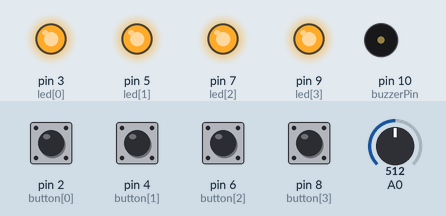
A sketch run on a simulated Arduino Uno, built with avr-gcc and run on an emulated ATmega328P. Shown: output pins drawn as LEDs (lit = HIGH), buzzer (waves = sounding). Inputs (shaded band) come from the test bench; at power-on: pin 2 (button[0]), pin 4 (button[1]), pin 6 (button[2]), pin 8 (button[3]) HIGH, A0 = 512. Random numbers use the default seed unless the sketch sets one.

Above: at 1.2 s.
1.3 s: pin 2 (button[0]) pulled LOW for 0.15 s
At 1.7 s:
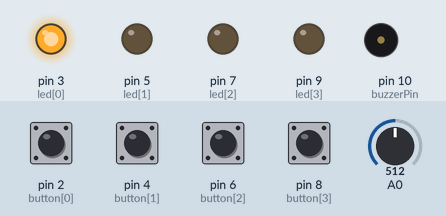
At 3.8 s:
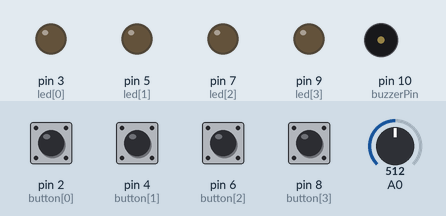
4.3 s: pin 8 (button[3]) pulled LOW for 1 s
7.3 s: pin 8 (button[3]) pulled LOW for 0.15 s
10.4 s: pin 4 (button[1]) pulled LOW for 1 s
At 11.3 s:
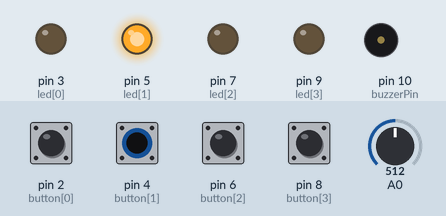
13.4 s: pin 2 (button[0]) pulled LOW for 1 s
16.9 s: pin 6 (button[2]) pulled LOW for 1 s
At 22.6 s:
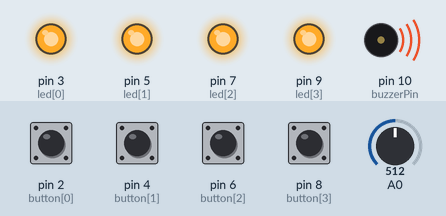
Timing chart, 0 to 23.8 s (numbered marks = the images above; inputs shaded):
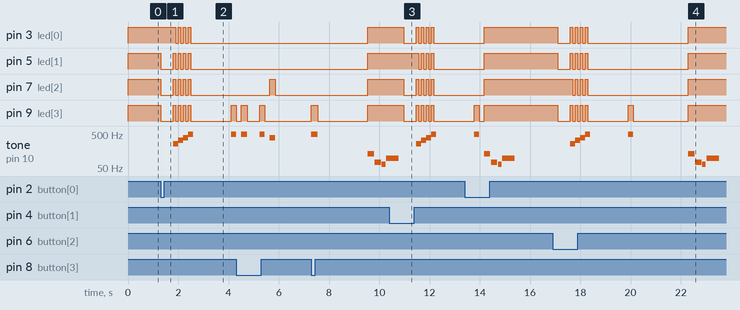

Measured:
- after the input at 1.3 s, pin 3 (led[0]): alternates HIGH for 0.10 s and LOW for 0.10 s, 7 changes in all, then stays LOW, starting after 0.60 s; pin 5 (led[1]): HIGH → LOW at once, then repeats every 0.20 s: HIGH 0.10 s, LOW 0.10 s, until it stays LOW from 2.5 s
- after the input at 10.4 s, pin 3 (led[0]), pin 7 (led[2]), pin 9 (led[3]): HIGH → LOW after 0.58 s, then repeats every 0.20 s: HIGH 0.10 s, LOW 0.10 s, until it stays LOW from 12.2 s; pin 5 (led[1]): alternates HIGH for 0.10 s and LOW for 0.10 s, 7 changes in all, then stays LOW, starting after 1.2 s
- after the input at 16.9 s, pin 3 (led[0]), pin 5 (led[1]): goes LOW 0.50 s, 3 × (HIGH 0.10 s, LOW 0.10 s), HIGH 0.10 s, LOW 4.0 s, then HIGH, starting after 0.20 s

The sketch:

Modified_SimonSays.ino
```cpp
/*
  SparkFun Inventor’s Kit
  Circuit 2C-Simon Says

  The Simon Says game flashes a pattern using LED lights, then the player must repeat the pattern.

  This sketch was written by SparkFun Electronics, with lots of help from the Arduino community.
  This code is completely free for any use.

  View circuit diagram and instructions at: https://learn.sparkfun.com/tutorials/sparkfun-inventors-kit-experiment-guide---v41
  Download drawings and code at: https://github.com/sparkfun/SIK-Guide-Code
*/

//set the pins where the buttons, LEDs and buzzer connect
int button[] = {2, 4, 6, 8};  //red is button[0], yellow is button[1], green is button[2], blue is button[3]
int led[] = {3, 5, 7, 9};     //red is led[0], yellow is led[1], green is led[2], blue is led[3]
int tones[] = {262, 330, 392, 494};   //tones to play with each button (c, e, g, b)

int roundsToWin = 10;         //number of rounds the player has to play before they win the game (the array can only hold up to 16 rounds)
int buttonSequence[16];       //make an array of numbers that will be the sequence that the player needs to remember

int buzzerPin = 10;           //pin that the buzzer is connected to

int pressedButton = 4;        //a variable to remember which button is being pressed. 4 is the value if no button is being pressed.
int roundCounter = 1;         //keeps track of what round the player is on
int difficulty = 1;

long startTime = 0;           //timer variable for time limit on button press
long timeLimit = 2000;        //time limit to hit a button

boolean gameStarted = false;      //variable to tell the game whether or not to play the start sequence

void setup() {

  //set all of the button pins to input_pullup (use the built-in pull-up resistors)
  pinMode(button[0], INPUT_PULLUP);
  pinMode(button[1], INPUT_PULLUP);
  pinMode(button[2], INPUT_PULLUP);
  pinMode(button[3], INPUT_PULLUP);

  //set all of the LED pins to output
  pinMode(led[0], OUTPUT);
  pinMode(led[1], OUTPUT);
  pinMode(led[2], OUTPUT);
  pinMode(led[3], OUTPUT);

  pinMode(buzzerPin, OUTPUT);   //set the buzzer pin to output
}

void loop() {

  if (gameStarted == false) {   //if the game hasn't started yet
    startSequence();            //flash the start sequence
    roundCounter = 0;           //reset the round counter
    delay(1500);                //wait a second and a half
    gameStarted = true;         //set gameStarted to true so that this sequence doesn't start again
  }

  //each round, start by flashing out the sequence to be repeated
  for (int i = 0; i <= roundCounter; i++) { //go through the array up to the current round number
    flashLED(buttonSequence[i]);          //turn on the LED for that array position and play the sound
    delay(200);                           //wait
    allLEDoff();                          //turn all of the LEDs off
    delay(200);
  }

  //then start going through the sequence one at a time and see if the user presses the correct button
  for (int i = 0; i <= roundCounter; i++) { //for each button to be pressed in the sequence

    startTime = millis();                 //record the start time

    while (gameStarted == true) { //loop until the player presses a button or the time limit is up (the time limit check is in an if statement)

      pressedButton = buttonCheck();      //every loop check to see which button is pressed

      if (pressedButton < 4) {            //if a button is pressed... (4 means that no button is pressed)

        flashLED(pressedButton);          //flash the LED for the button that was pressed

        if (pressedButton == buttonSequence[i]) { //if the button matches the button in the sequence
          delay(250);                   //leave the LED light on for a moment
          allLEDoff();                  //then turn off all of the lights and
          break;                        //end the while loop (this will go to the next number in the for loop)

        } else {                          //if the button doesn't match the button in the sequence
          loseSequence();               //play the lose sequence (the loose sequence stops the program)
          break;                        //when the program gets back from the lose sequence, break the while loop so that the game can start over
        }

      } else {                            //if no button is pressed
        allLEDoff();                      //turn all the LEDs off
      }

      //check to see if the time limit is up
      if (millis() - startTime > timeLimit) { //if the time limit is up
        loseSequence();                       //play the lose sequence
        break;                                //when the program gets back from the lose sequence, break the while loop so that the game can start over
      }
    }
  }

  if (gameStarted == true) {
    roundCounter = roundCounter + 1;      //increase the round number by 1

    if (roundCounter >= roundsToWin) {              //if the player has gotten to the 16th round
      winSequence();                      //play the winning song
    }

    delay(500);                           //wait for half a second between rounds
  }

}

//----------FUNCTIONS------------

//FLASH LED
void flashLED (int ledNumber) {
  digitalWrite(led[ledNumber], HIGH);
  tone(buzzerPin, tones[ledNumber]);
}

//TURN ALL LEDS OFF
void allLEDoff () {
  //turn all the LEDs off
  digitalWrite(led[0], LOW);
  digitalWrite(led[1], LOW);
  digitalWrite(led[2], LOW);
  digitalWrite(led[3], LOW);
  //turn the buzzer off
  noTone(buzzerPin);
}

//CHECK WHICH BUTTON IS PRESSED
int buttonCheck() {
  //check if any buttons are being pressed
  if (digitalRead(button[0]) == LOW) {
    return 0;
  } else if (digitalRead(button[1]) == LOW) {
    return 1;
  } else if (digitalRead(button[2]) == LOW) {
    return 2;
  } else if (digitalRead(button[3]) == LOW) {
    return 3;
  } else {
    return 4; //this will be the value for no button being pressed
  }
}

void setDifficulty(int diff){
  if(diff < 4){
    difficulty = diff;
    roundsToWin = (difficulty+1)*2;
  }
}

//START SEQUENCE
void startSequence() {

  randomSeed(analogRead(A0));   //make sure the random numbers are really random

  //populate the buttonSequence array with random numbers from 0 to 3
  for (int i = 0; i <= roundsToWin; i++) {
    buttonSequence[i] = round(random(0, 4));
  }

  // turn all LEDs on so we can let player know we're playing
  digitalWrite(led[0], HIGH);
  digitalWrite(led[1], HIGH);
  digitalWrite(led[2], HIGH);
  digitalWrite(led[3], HIGH);

  //wait until a button is pressed
  // this will set the difficulty
  do {
    pressedButton = buttonCheck();
    setDifficulty(pressedButton);
  } while (pressedButton > 3);

  for(int i = 0; i <= 3; i++){
    if(i != difficulty){
      digitalWrite(led[i], LOW);
    }
  }
  delay(500);

  //flash all of the LEDs when the game starts
  for (int i = 0; i <= 3; i++) {

    tone(buzzerPin, tones[i], 200); //play one of the 4 tones

    //turn all of the leds on
    digitalWrite(led[0], HIGH);
    digitalWrite(led[1], HIGH);
    digitalWrite(led[2], HIGH);
    digitalWrite(led[3], HIGH);

    delay(100);         //wait for a moment

    //turn all of the leds off
    digitalWrite(led[0], LOW);
    digitalWrite(led[1], LOW);
    digitalWrite(led[2], LOW);
    digitalWrite(led[3], LOW);

    delay(100);   //wait for a moment

  } //this will repeat 4 times
}

//WIN SEQUENCE
void winSequence() {

  //turn all the LEDs on
  for (int j = 0; j <= 3; j++) {
    digitalWrite(led[j], HIGH);
  }

  //play the 1Up noise
  tone(buzzerPin, 1318, 150);   //E6
  delay(175);
  tone(buzzerPin, 1567, 150);   //G6
  delay(175);
  tone(buzzerPin, 2637, 150);   //E7
  delay(175);
  tone(buzzerPin, 2093, 150);   //C7
  delay(175);
  tone(buzzerPin, 2349, 150);   //D7
  delay(175);
  tone(buzzerPin, 3135, 500);   //G7
  delay(500);

  //wait until a button is pressed
  do {
    pressedButton = buttonCheck();
  } while (pressedButton > 3);
  delay(100);

  gameStarted = false;   //reset the game so that the start sequence will play again.

}

//LOSE SEQUENCE
void loseSequence() {

  //turn all the LEDs on
  for (int j = 0; j <= 3; j++) {
    digitalWrite(led[j], HIGH);
  }

  //play the 1Up noise
  tone(buzzerPin, 130, 250);   //E6
  delay(275);
  tone(buzzerPin, 73, 250);   //G6
  delay(275);
  tone(buzzerPin, 65, 150);   //E7
  delay(175);
  tone(buzzerPin, 98, 500);   //C7
  delay(500);

  //wait until a button is pressed
  do {
    pressedButton = buttonCheck();
  } while (pressedButton > 3);
  delay(200);

  gameStarted = false;   //reset the game so that the start sequence will play again.
}
```
